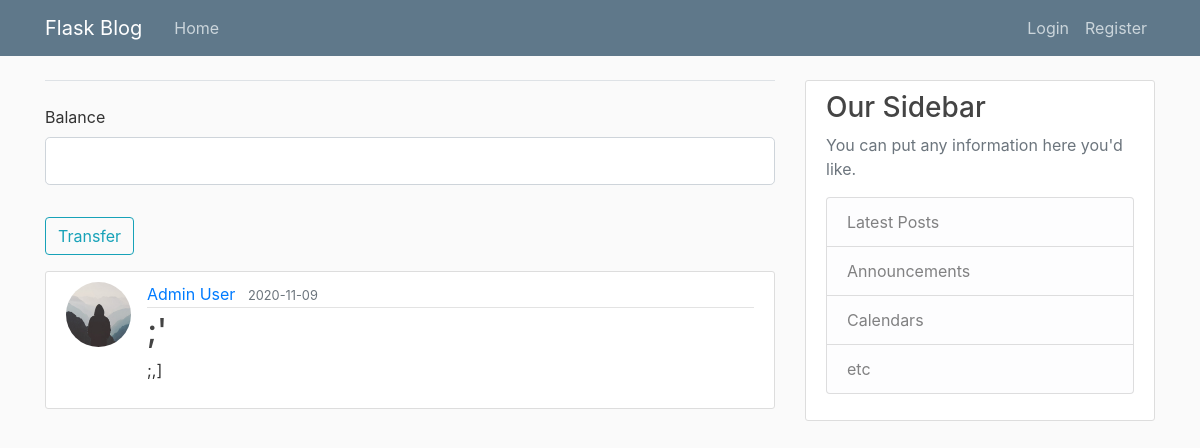
The page /post/2 on the database as committed earlier.
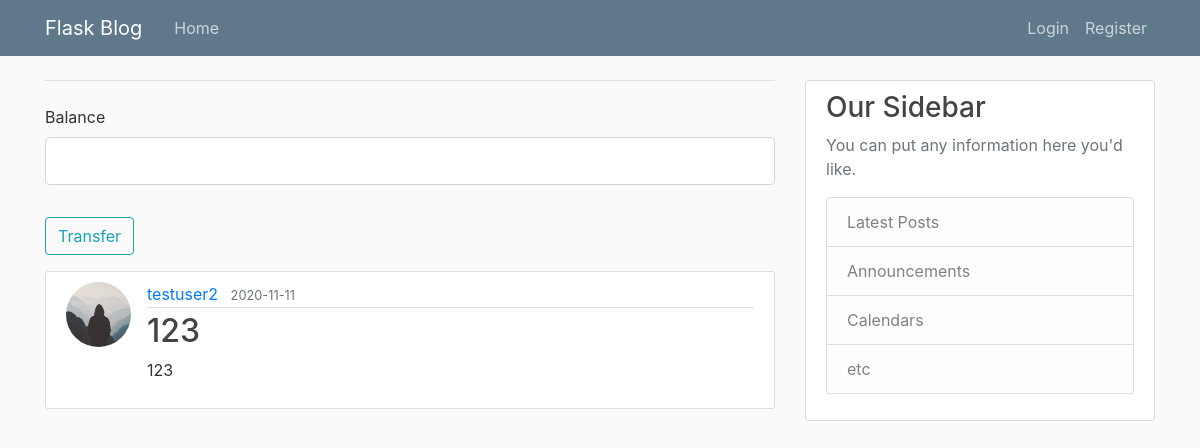
The same page on the database as committed later.
### flaskblog/models.py (models this page shows, shortened)
class User(db.Model, UserMixin):
    id = db.Column(db.Integer, primary_key=True)
    username = db.Column(db.String(20), unique=True, nullable=False)
    email = db.Column(db.String(120), unique=True, nullable=False)
    image_file = db.Column(db.String(20), nullable=False, default='default.jpg')
    password = db.Column(db.String(60), nullable=False)
    posts = db.relationship('Post', backref='author', lazy=True)
    is_staff = db.Column(db.Boolean, default=False,nullable=True)
    curr_bal = db.Column(db.Float(precision=2,asdecimal=True,decimal_return_scale=2),default='22')

class Post(db.Model):
    id = db.Column(db.Integer, primary_key=True)
    title = db.Column(db.String(100), nullable=False)
    date_posted = db.Column(db.DateTime, nullable=False, default=datetime.utcnow)
    content = db.Column(db.Text, nullable=False)
    user_id = db.Column(db.Integer, db.ForeignKey('user.id'), nullable=False)

### flaskblog/routes.py (the view, shortened to what this page needs)
@app.route("/post/<int:post_id>",methods=['GET', 'POST'])
def post(post_id):
    post = Post.query.get_or_404(post_id)
    form = TransferForm()
    return render_template('post.html', title=post.title, post=post,form=form)

### flaskblog/forms.py
class TransferForm(FlaskForm):
    curr_bal = IntegerField('Balance')
    submit = SubmitField('Transfer')

### flaskblog/templates/post.html (shortened to what this page needs)
{% extends "layout.html" %}
{% block content %}
<form method="POST" action="">
        <fieldset class="form-group">
            <legend class="border-bottom mb-4">{{ legend }}</legend>
            <div class="form-group">
                {{ form.curr_bal.label(class="form-control-label") }}
                {% if form.curr_bal.errors %}
                    {{ form.curr_bal(class="form-control form-control-lg is-invalid") }}
                    <div class="invalid-feedback">
                        {% for error in form.curr_bal.errors %}
                        ass
                            <span>{{ error }}</span>
                        {% endfor %}
                    </div>
                {% else %}
                    {{ form.curr_bal(class="form-control form-control-lg") }}
                {% endif %}
            </div>
        </fieldset>
        <div class="form-group">
            {{ form.submit(class="btn btn-outline-info") }}
        </div>
    </form>
  <article class="media content-section">
    <img class="rounded-circle article-img" src="{{ url_for('static', filename='profile_pics/' + post.author.image_file) }}">
    <div class="media-body">
      <div class="article-metadata">
        <a class="mr-2" href="{{ url_for('user_posts', username=post.author.username) }}">{{ post.author.username }}</a>
        <small class="text-muted">{{ post.date_posted.strftime('%Y-%m-%d') }}</small>
      </div>
      <h2 class="article-title">{{ post.title }}</h2>
      <p class="article-content">{{ post.content }}</p>
    </div>
  </article>
{% endblock content %}

Rows that differ between the two databases and show on the page:
no longer on this page (row edited): User: image_file (placeholder picture), author.username "Admin User"
now on this page (row edited): User: image_file (placeholder picture), author.username "testuser2"
changed Post: date_posted "2020-11-09" → "2020-11-11"; title ";'" → "123"; content ";,]" → "123"
